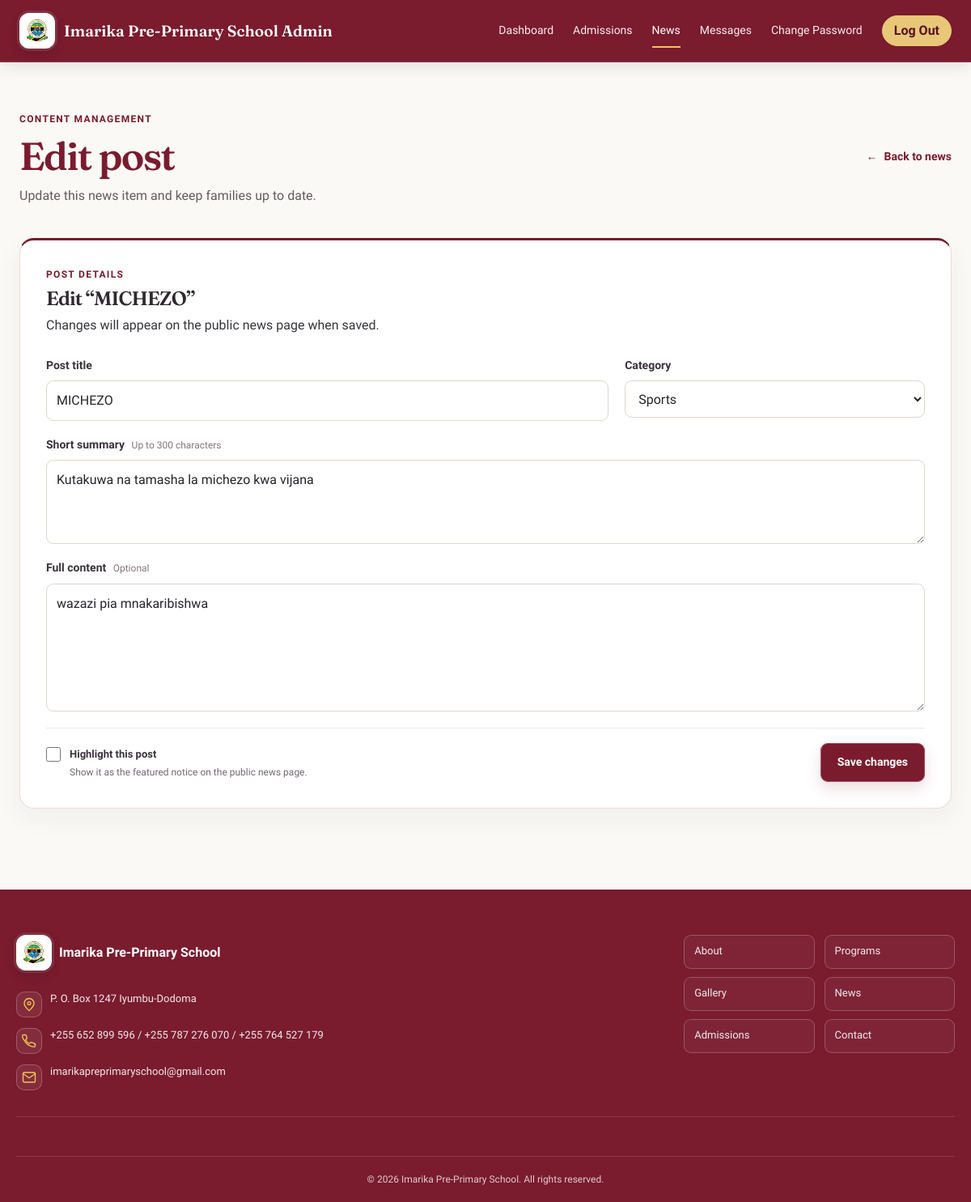
Page /admin/news-edit.php?id=3 (signed in) on the committed database.
### tables this page shows
CREATE TABLE `news` (
  `id` int(11) NOT NULL,
  `title` varchar(255) NOT NULL,
  `category` enum('Announcements','Events','Sports','Academic Results') NOT NULL,
  `snippet` varchar(300) NOT NULL,
  `content` text DEFAULT NULL,
  `pinned` tinyint(1) NOT NULL DEFAULT 0,
  `created_at` datetime NOT NULL DEFAULT current_timestamp()
);

### admin/news-edit.php (the view, shortened to what this page needs)
<?php
$pdo = getDbConnection();
$categories = ['Announcements', 'Events', 'Sports', 'Academic Results'];
$id = filter_var($_GET['id'] ?? $_POST['id'] ?? null, FILTER_VALIDATE_INT, ['options' => ['min_range' => 1]]);
try {
    $stmt = $pdo->prepare('SELECT * FROM news WHERE id = :id');
    $stmt->execute(['id' => $id]);
    $post = $stmt->fetch(PDO::FETCH_ASSOC);
} catch (PDOException $exception) {
    error_log('Admin news post load failed: ' . $exception->getMessage());
    header('Location: news.php');
    exit;
}
?>
<!DOCTYPE html>
<html lang="en">
<head>
  <link rel="stylesheet" href="../styles.css?v=20261016-responsive-perf1">
  <link rel="stylesheet" href="admin.css?v=20261016-logout-color6">
</head>
<body>
  <?php require __DIR__ . '/includes/admin-nav.php'; ?>
  <main class="admin-main admin-news-main">
    <div class="admin-page-heading admin-news-heading">
      <div>
        <p class="admin-page-eyebrow">Content management</p>
        <h1>Edit post</h1>
        <p>Update this news item and keep families up to date.</p>
      </div>
      <a class="admin-back-link" href="news.php"><span aria-hidden="true">&larr;</span> Back to news</a>
    </div>
    <section class="admin-news-composer" aria-labelledby="edit-post-title">
      <div class="admin-news-section-heading">
        <p class="admin-page-eyebrow">Post details</p>
        <h2 id="edit-post-title">Edit “<?= htmlspecialchars($post['title']) ?>”</h2>
        <p>Changes will appear on the public news page when saved.</p>
      </div>
      <form method="POST" class="admin-news-form">
        <div class="admin-news-fields">
          <div class="admin-news-field">
            <label for="title">Post title</label>
            <input type="text" id="title" name="title" value="<?= htmlspecialchars($post['title']) ?>" maxlength="255" required>
          </div>
          <div class="admin-news-field">
            <label for="category">Category</label>
            <select id="category" name="category" required>
              <?php foreach ($categories as $c): ?>
                <option value="<?= htmlspecialchars($c, ENT_QUOTES, 'UTF-8') ?>" <?= $post['category'] === $c ? 'selected' : '' ?>><?= htmlspecialchars($c) ?></option>
              <?php endforeach; ?>
            </select>
          </div>
          <div class="admin-news-field admin-news-field-wide">
            <label for="snippet">Short summary <span>Up to 300 characters</span></label>
            <textarea id="snippet" name="snippet" maxlength="300" rows="3" required><?= htmlspecialchars($post['snippet']) ?></textarea>
          </div>
          <div class="admin-news-field admin-news-field-wide">
            <label for="content">Full content <span>Optional</span></label>
            <textarea id="content" name="content" rows="5"><?= htmlspecialchars($post['content'] ?? '') ?></textarea>
          </div>
        </div>
        <div class="admin-news-form-footer">
          <label class="admin-news-pin-option">
            <input type="checkbox" name="pinned" value="1" <?= $post['pinned'] ? 'checked' : '' ?>>
            <span><strong>Highlight this post</strong><small>Show it as the featured notice on the public news page.</small></span>
          </label>
          <button type="submit" class="btn-primary">Save changes</button>
        </div>
      </form>
    </section>
  </main>
  <?php require __DIR__ . '/includes/admin-footer.php'; ?>
</body>
</html>

### styles.css (style rules this page uses)
:root { --color-maroon: #7A1B2E; --color-royal-blue: #1B4FA0; --color-sky-blue: #3FA9DC; --color-gold: #F5C518; --color-white: #FFFFFF; --color-ink: #211417; --color-paper: #FFFBF6; --color-sage: #8FAE8B; --color-peach: #F3C6A3; --font-heading: 'Fraunces', serif; --font-body: 'Work Sans', sans-serif; --h1-size: 46px; --h2-size: 30px; --h3-size: 20px; --body-size: 16px; --small-size: 14px; --lede-size: 19px; --space-1: 8px; --space-2: 16px; --space-3: 24px; --space-4: 32px; --space-5: 40px; --space-6: 48px; --max-width: 1200px; --radius: 8px; --border-color: #e3d9db; }
* { box-sizing: border-box; margin: 0; padding: 0; }
html { scroll-behavior: smooth; }
body { font-family: var(--font-body); font-size: var(--body-size); color: var(--color-ink); background: var(--color-paper); line-height: 1.6; }
h1, h2, h3 { font-family: var(--font-heading); font-weight: 600; color: var(--color-maroon); line-height: 1.15; }
h1 { font-size: var(--h1-size); max-width: 15ch; }
h2 { font-size: var(--h2-size); max-width: 22ch; }
p { max-width: 66ch; }
a { color: var(--color-royal-blue); text-decoration: none; transition: color 140ms ease; }
.btn-primary { display: inline-block; background: var(--color-maroon); color: var(--color-white); padding: var(--space-2) var(--space-3); border-radius: var(--radius); font-weight: 500; border: none; cursor: pointer; transition: background-color 160ms ease, transform 160ms ease; }
section { padding: var(--space-6) 0; }
:root { --color-maroon: #7A1B2E; --color-royal-blue: #244b7b; --color-sky-blue: #4a9ec7; --color-gold: #f0c653; --color-ink: #262329; --color-paper: #fbf9f6; --color-sage: #eaf0e9; --color-peach: #f6eee5; --border-color: #e9e3de; --max-width: 1240px; --radius: 14px; --content-card-border: #e8e0da; --content-card-shadow: 0 10px 28px rgba(48, 38, 40, 0.055); }
body { background: #fff; color: #37343a; line-height: 1.7; -webkit-font-smoothing: antialiased; }
h1, h2, h3 { color: var(--color-maroon); letter-spacing: -0.035em; line-height: 1.12; }
h1 { font-size: clamp(2.6rem, 5.1vw, 4.55rem); }
h2 { font-size: clamp(1.9rem, 3.2vw, 2.8rem); }
p { line-height: 1.75; }
.btn-primary, .btn-secondary { min-height: 50px; padding: 13px 21px; border-radius: 9px; font-weight: 600; transition: transform 180ms ease, background-color 180ms ease, box-shadow 180ms ease; }
.btn-primary { box-shadow: 0 8px 18px rgba(122, 27, 46, 0.15); }
section { padding: clamp(64px, 8vw, 104px) 0; }
button:not(.gallery-item), input[type="button"], input[type="submit"], input[type="reset"] { border: 1px solid currentColor; transition: border-color 160ms ease, box-shadow 160ms ease, background-color 160ms ease, color 160ms ease; }
.btn-primary, .download-btn { border: 1px solid #a84758; }

### rows in the picture
news: title "MICHEZO", category "Sports", snippet "Kutakuwa na tamasha la michezo kwa vijana", content "wazazi pia mnakaribishwa"
